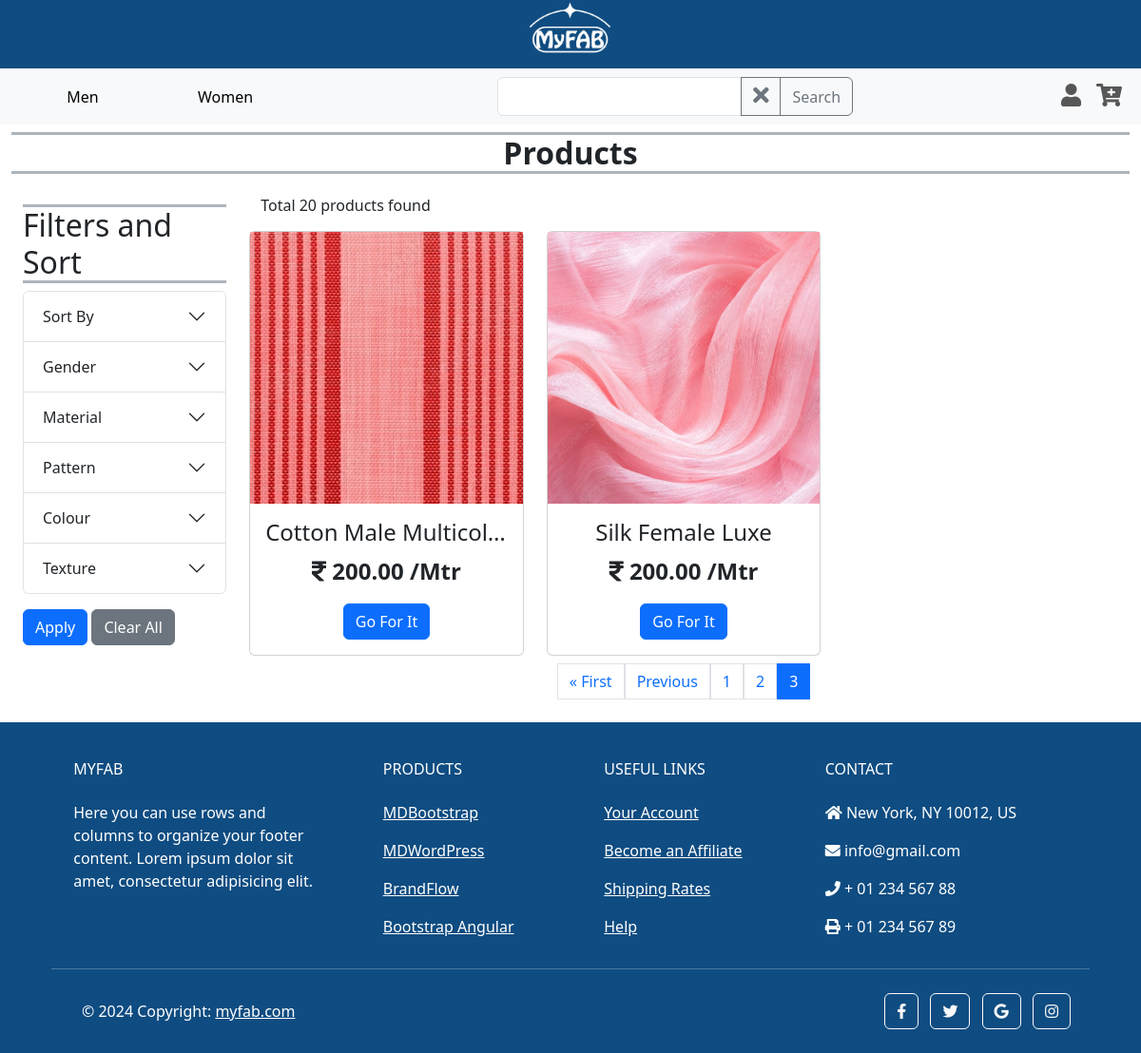
Before: /main/products/?page=3 with the older database file.
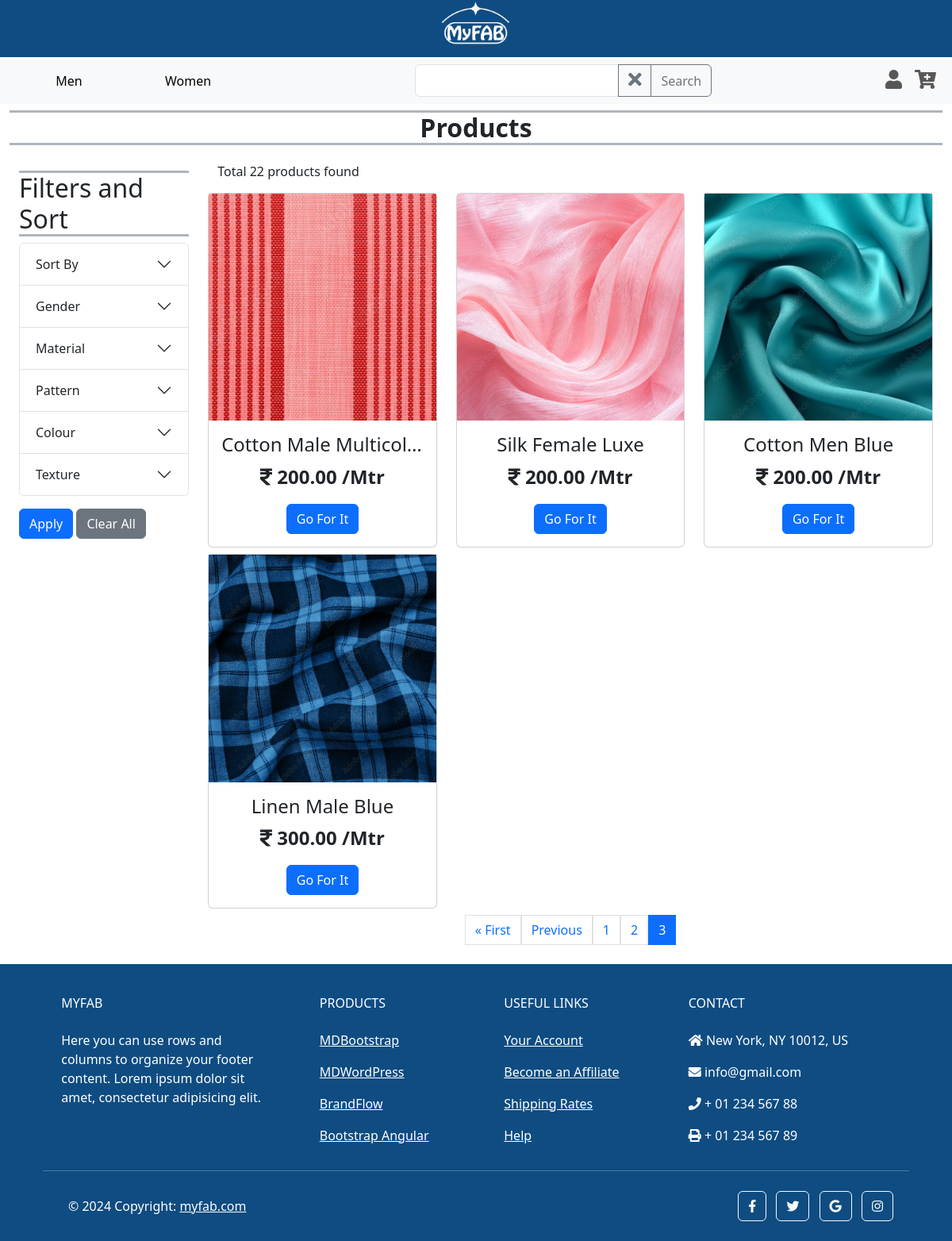
After: the same page with the newer database file.
### main/models.py (models this page shows, shortened)
class Category(models.Model):
    name = models.CharField(max_length=100, unique=True)

class Product(models.Model):
    name = models.CharField(max_length=255, unique=True, blank=False, null=False)
    price = models.DecimalField(max_digits=10, decimal_places=2, default=0, validators=[MinValueValidator(0)])
    image = models.ImageField(upload_to='images/products')
    description = models.TextField(blank=True)
    qty = models.FloatField(default=0, validators=[MinValueValidator(0)])
    add_date = models.DateField(auto_now_add=True)
    is_active = models.BooleanField(default=True)
    usages = models.ManyToManyField(Usage)
    category_choices = models.ManyToManyField(CategoryChoice)

### main/views.py (the view, shortened to what this page needs)
# urls.py: path('main/products/', ProductPage.as_view(), name = 'products'),
class ProductPage(View):
    def get(self, request):
        products = Product.objects.all()
        search_query = request.GET.get('search', None)
        if search_query:
            products = products.filter(Q(name__icontains=search_query))
        selected_choices = request.GET.getlist('choice', None)
        selected_category_choice_dict = {}
        if selected_category_choice_dict:
            for selected_category, choices in selected_category_choice_dict.items():
                q_obj = Q()
                for choice in choices:
                    q_obj |= Q(category_choices__name=choice)
                products = products.filter(q_obj)
        product_count = products.count()
        sort_by = request.GET.get('sort', None)
        if sort_by == 'newest':
            products = products.order_by('-add_date')
        elif sort_by == 'name_asc':
            products = products.order_by(Lower('name'))
        elif sort_by == 'name_dsc':
            products = products.order_by(Lower('name')).reverse()
        elif sort_by == 'lowest':
            products = products.order_by('price')
        elif sort_by == 'highest':
            products = products.order_by('-price')
        paginator = Paginator(products, 9)
        page_number = request.GET.get('page')
        try:
            paged_products = paginator.page(page_number)
        except PageNotAnInteger:
            paged_products = paginator.page(1)
        except EmptyPage:
            paged_products = paginator.page(paginator.num_pages)
        categories = Category.objects.all()
        category_choice_dict = {}
        for category in categories:
            choice_obj = CategoryChoice.objects.filter(category=category)
            choices_list = [choice.name for choice in choice_obj]
            category_choice_dict[category.name] = choices_list
        context = {'products': paged_products,
                   'product_count': product_count,
                   'category_choice_dict': category_choice_dict,
                   'selected_choices': selected_choices,
                   'sort_by': sort_by,
                   'search_query': search_query
                   }
        return render(request, 'products.html', context)

### templates/products.html (shortened to what this page needs)
{% extends 'base.html' %}
{% load static %}
{% load custom_filters %}
{% block content %}
    <nav class="navbar navbar-expand-lg bg-body-tertiary">
        <div class="container-fluid">
        <div class="collapse navbar-collapse" id="navbarSupportedContent">
            <ul class="navbar-nav d-flex align-items-center me-auto mb-2 mb-lg-0">
                <li class="nav-item">
                    <button class="nav-link active btn btn-link" style="min-width: 150px;" aria-current="page">
                        <a class="text-black text-decoration-none" href="/main/">Men</a>
                    </button>
                </li>
                <li class="nav-item">
                    <button class="nav-link btn btn-link" style="min-width: 150px;" aria-current="page">
                        <a class="text-black text-decoration-none" href="#">Women</a>
                    </button>
                </li>
            </ul>
            <ul class="navbar-nav d-flex justify-content-center mx-auto mb-2 mb-lg-0">
                <li class="nav-item">
                    <form id="formsearch" action="" method="get">
                        <div class="input-group">
                            <input type="text" class="form-control" name="search" value="{% if search_query %}{{ search_query }}{% endif %}">
                            <button type="submit" class="btn btn-outline-secondary " id="clear-search">
                                <span aria-hidden="true"><i style="font-size:24px" class="fa">&#xf00d;</i></span>
                            </button>
                            <button type="submit" class="btn btn-outline-secondary" id="search-prod">Search</button>
                        </div>
                    </form>
                </li>
            </ul>
            <ul class="navbar-nav d-flex  flex-row justify-content-center  ms-auto mb-2 mb-lg-0">
                <li class="nav-item ms-3 ms-lg-0">
                    <a class="nav-link" href="/accounts/login/"><i style="font-size:24px" class="fa">&#xf007;</i></a>
                </li>
                <li class="nav-item ms-3 ms-lg-0">
                    <a class="nav-link" href="#"><i style='font-size:24px' class='fas'>&#xf217;</i></a>
                </li>
            </ul>
        </div>
        </div>
    </nav>
    <div class="container-fluid text-center">
        <h5 class="border-bottom border-top border-3 border-dark-subtle fw-bold fs-2 fs-lg-5 mt-2">Products</h5>
    </div>
    <section class="container-fluid prod-sec-flex-container d-flex my-2">
        <div class="container filter-sec w-25 my-4">
            <div class="accordion d-none d-lg-block" id="filterAccordion">
                <h6 class="border-bottom border-top border-3 border-dark-subtle  fs-2">Filters and Sort</h6>
                <form action="" method="get">
                    <div class="accordion-item">
                        <h2 class="accordion-header" id="sortHeading">
                            <button class="accordion-button collapsed" type="button" data-bs-toggle="collapse" data-bs-target="#sortCollapse" aria-expanded="false" aria-controls="sortCollapse">
                                Sort By
                            </button>
                        </h2>
                    </div>
                    {% for category, choices in category_choice_dict.items %}
                    <div class="accordion-item">
                        <h2 class="accordion-header" id="category1Heading">
                            <button class="accordion-button collapsed" type="button" data-bs-toggle="collapse" data-bs-target="#{{category}}Collapse" aria-expanded="false" aria-controls="{{category}}Collapse">
                                {{category|title}}
                            </button>
                        </h2>
                    </div>
                    {% endfor %}
                    <button type="submit" class="btn btn-primary mt-3">Apply</button>
                    <button type="submit" id="clearFiltersBtn" class="btn btn-secondary mt-3">Clear All</button>
                </form>
            </div>
        </div>
        <div class="container grid-container text-center my-3">
            <div class="container-fluid prod-count-section d-flex">
                <h6>Total {{product_count}} products found</h6>
            </div>
            <div class="row row-cols-1 row-cols-sm-2 row-cols-md-3">
                {% for product in products %}
                <div class="col mt-2">
                    <div class="card" >
                        <img src="{{ product.image.url }}" class="{{product.name}}-img" alt="...">
                        <div class="card-body">
                        <h4 class="card-title text-truncate">{{product.name|title}}</h4>
                        <p class="card-text fw-bold fs-4"><i class="fa">&#xf156;</i>  {{product.price}} /Mtr</p>
                        <a href="{% url 'main:product_details' product.id %}" class="btn btn-primary">Go For It</a>
                        </div>
                    </div>
                </div>
                {% endfor %}
            </div>
            <div class="pagination justify-content-center mt-2">
                {% if products.has_previous %}
                    <a href="?page=1"
                    class="page-link">&laquo; First</a>
                    <a href="?page={{ products.previous_page_number }}"
                    class="page-link">Previous</a>
                {% endif %}
                {% for page in products.paginator.page_range %}
                <a href="?page={{ page }}"
                class="page-link {% if products.number == page %}active{% endif %}">{{ page }}</a>
                {% endfor %}
            </div>
        </div>
    </section>
{% endblock %}

### templates/base.html (shortened to what this page needs)
{% load static %}
{% load custom_filters %}
<!DOCTYPE html>
<html lang="en">
<head>
    <link rel="stylesheet" href="https://cdnjs.cloudflare.com/ajax/libs/font-awesome/5.15.4/css/all.min.css">
    <link rel="stylesheet" href="{% static "./css/bootstrap.css" %}">
    <link rel="stylesheet" href="{% static "./css/style.css" %}">
</head>
<body>
    <header class="header" style="height: 6vw; background-color: #0F4C81;">
        <div class="container" style="max-height: 100%;">
            <img class="logo" style="max-width: 8%; display: block; margin: auto;" src="{% static 'images/MyFAB_transparent.png' %}" alt="Logo">
        </div>
    </header>
        {% block content %}{% endblock %}
    <footer
            class="text-center text-lg-start text-white"
            style="background-color: #0F4C81"
            >
      <div class="container p-4 pb-0">
        <section class="">
          <div class="row">
            <div class="col-md-3 col-lg-3 col-xl-3 mx-auto mt-3">
              <h6 class="text-uppercase mb-4 font-weight-bold">
                MyFAB
              </h6>
              <p>
                Here you can use rows and columns to organize your footer
                content. Lorem ipsum dolor sit amet, consectetur adipisicing
                elit.
              </p>
            </div>
            <div class="col-md-2 col-lg-2 col-xl-2 mx-auto mt-3">
              <h6 class="text-uppercase mb-4 font-weight-bold">Products</h6>
              <p>
                <a class="text-white">MDBootstrap</a>
              </p>
              <p>
                <a class="text-white">MDWordPress</a>
              </p>
              <p>
                <a class="text-white">BrandFlow</a>
              </p>
              <p>
                <a class="text-white">Bootstrap Angular</a>
              </p>
            </div>
            <div class="col-md-3 col-lg-2 col-xl-2 mx-auto mt-3">
              <h6 class="text-uppercase mb-4 font-weight-bold">
                Useful links
              </h6>
              <p>
                <a class="text-white">Your Account</a>
              </p>
              <p>
                <a class="text-white">Become an Affiliate</a>
              </p>
              <p>
                <a class="text-white">Shipping Rates</a>
              </p>
              <p>
                <a class="text-white">Help</a>
              </p>
            </div>
            <div class="col-md-4 col-lg-3 col-xl-3 mx-auto mt-3">
              <h6 class="text-uppercase mb-4 font-weight-bold">Contact</h6>
              <p><i class="fas fa-home mr-3"></i> New York, NY 10012, US</p>
              <p><i class="fas fa-envelope mr-3"></i> info@gmail.com</p>
              <p><i class="fas fa-phone mr-3"></i> + 01 234 567 88</p>
              <p><i class="fas fa-print mr-3"></i> + 01 234 567 89</p>
            </div>
          </div>
        </section>
        <hr class="my-3">
        <section class="p-3 pt-0">
          <div class="row d-flex align-items-center">
            <div class="col-md-7 col-lg-8 text-center text-md-start">
              <div class="p-3">
                © 2024 Copyright:
                <a class="text-white" href="https://mdbootstrap.com/"
                   >myfab.com</a
                  >
              </div>
            </div>
            <div class="col-md-5 col-lg-4 ml-lg-0 text-center text-md-end">
              <a
                 class="btn btn-outline-light btn-floating m-1"
                 class="text-white"
                 role="button"
                 ><i class="fab fa-facebook-f"></i
                ></a>
              <a
                 class="btn btn-outline-light btn-floating m-1"
                 class="text-white"
                 role="button"
                 ><i class="fab fa-twitter"></i
                ></a>
              <a
                 class="btn btn-outline-light btn-floating m-1"
                 class="text-white"
                 role="button"
                 ><i class="fab fa-google"></i
                ></a>
              <a
                 class="btn btn-outline-light btn-floating m-1"
                 class="text-white"
                 role="button"
                 ><i class="fab fa-instagram"></i
                ></a>
            </div>
          </div>
        </section>
      </div>
    </footer>
</body>
</html>

Changed rows visible on the page:
added Product: image (picture), name "Cotton Men Blue", price "200.00"
added Product: image (picture), name "Linen Male Blue", price "300.00"
Other visible differences:
{{ product_count }}: "20" → "22"
